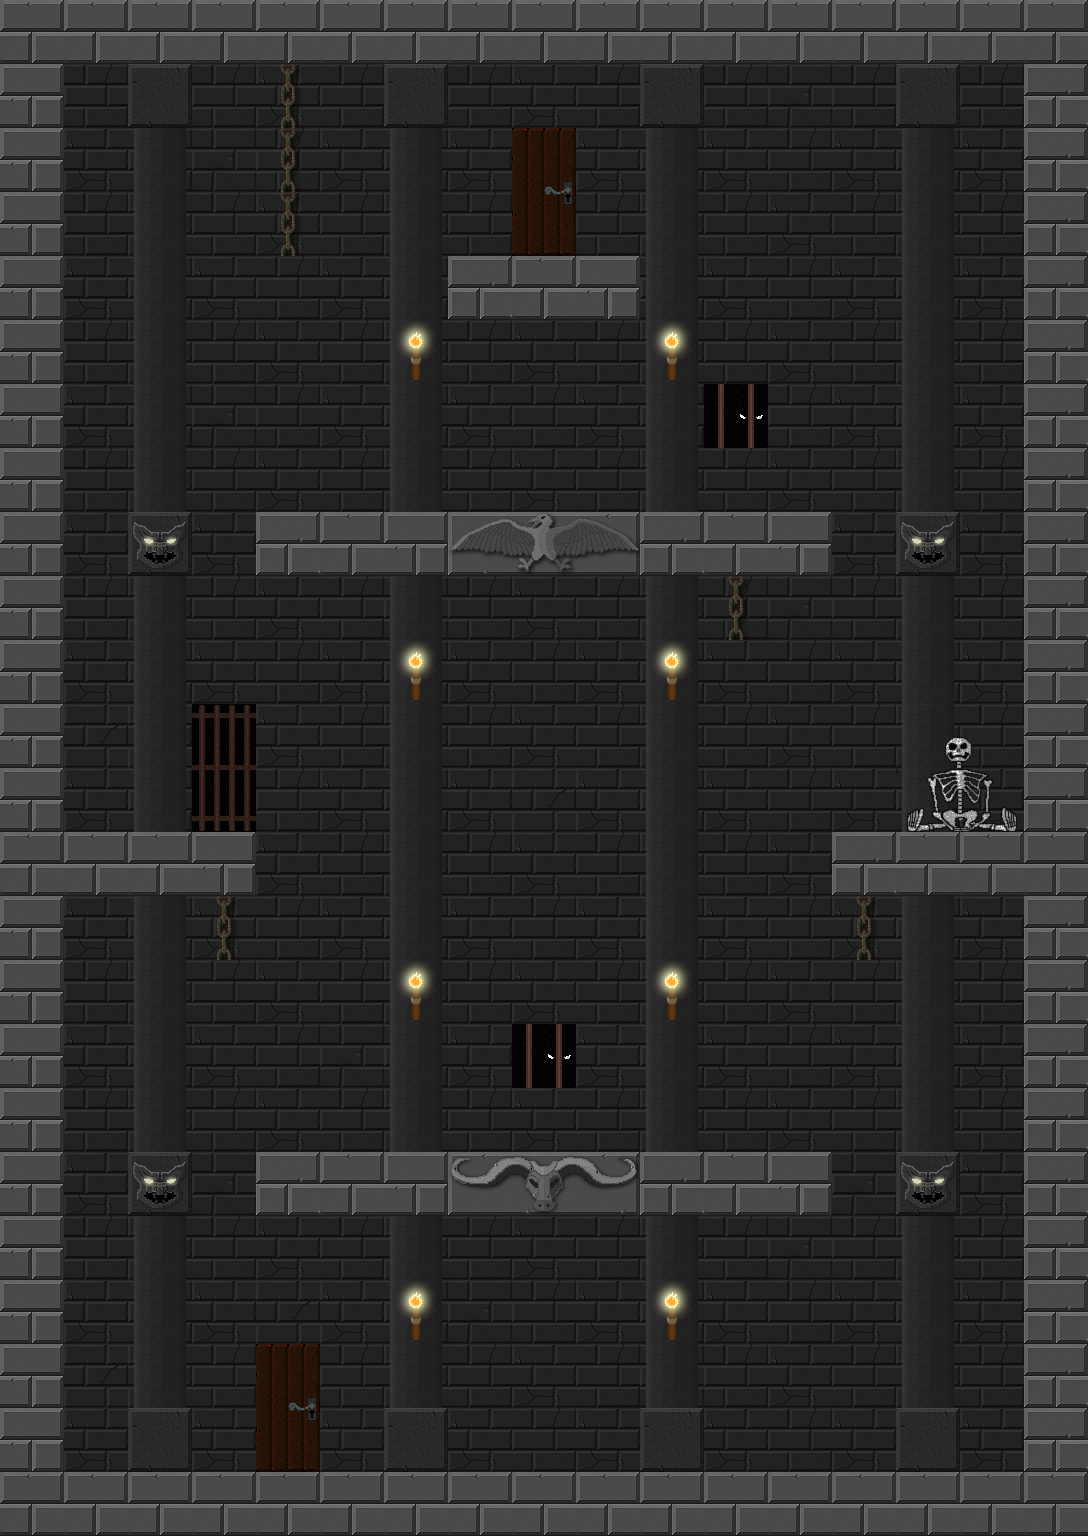

This game map was drawn from its Tiled (.tmx) file and the tilesets committed beside it. A one-line description and the trimmed map source follow:
An orthogonal 17x24 tile map with 64x64 px tiles, 5 tile layers (Background, Decoration Bedind, Decoration Mid, coll, ...) and 17 objects.

<map version="1.0" orientation="orthogonal" width="17" height="24" tilewidth="64" tileheight="64">
 <tileset firstgid="1" name="Tezture Tiles" tilewidth="64" tileheight="64">
  <image source="Tezture Tiles.png" width="512" height="640" />
 </tileset>
 <layer name="Background" width="17" height="24">
  <data>[408 cells, 408 non-empty, 4 distinct tile ids]</data>
 </layer>
 <layer name="Decoration Bedind" width="17" height="24">
  <data>[408 cells, 96 non-empty, 7 distinct tile ids]</data>
 </layer>
 <layer name="Decoration Mid" width="17" height="24">
  <data>[408 cells, 24 non-empty, 8 distinct tile ids]</data>
 </layer>
 <layer name="coll" width="17" height="24">
  <data>[408 cells, 105 non-empty, 9 distinct tile ids]</data>
 </layer>
 <layer name="Decoration Front" width="17" height="24">
  <data>[408 cells, 1 non-empty, 1 distinct tile ids]</data>
 </layer>
 <objectgroup name="playerSpawn" width="17" height="24">
  <object x="288" y="1403">
   <ellipse />
  </object>
 </objectgroup>
 <objectgroup name="fairyCage" width="17" height="24">
  <object x="225" y="989">
   <ellipse />
  </object>
  <object x="735" y="668">
   <ellipse />
  </object>
  <object x="288" y="286">
   <ellipse />
  </object>
  <object x="866" y="990">
   <ellipse />
  </object>
 </objectgroup>
 <objectgroup name="playerEnd" width="17" height="24">
  <object x="543" y="206">
   <ellipse />
  </object>
 </objectgroup>
 <objectgroup name="fairyDustEasy" width="17" height="24">
  <object x="605" y="1427">
   <ellipse />
  </object>
  <object x="91" y="737">
   <ellipse />
  </object>
  <object x="989" y="722">
   <ellipse />
  </object>
  <object x="542" y="481">
   <ellipse />
  </object>
  <object x="354" y="1115">
   <ellipse />
  </object>
  <object x="761" y="1113">
   <ellipse />
  </object>
  <object x="497" y="1424">
   <ellipse />
  </object>
 </objectgroup>
 <objectgroup name="trapEasy" width="17" height="24">
  <object x="544" y="1118" />
  <object x="800" y="477" />
  <object x="289" y="477" />
 </objectgroup>
 <objectgroup name="enemyEasy" width="17" height="24">
  <object x="544" y="1051">
   <ellipse />
  </object>
 </objectgroup>
</map>
